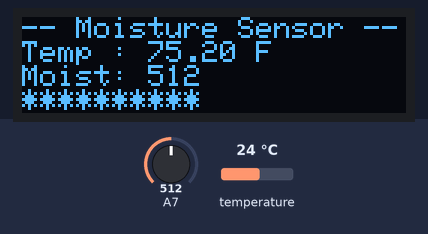
Simulated run of this sketch. Board: Arduino Uno, built with avr-gcc and run on an emulated ATmega328P. On the bench: 128×32 one-colour display. Inputs (shaded band) come from the test bench; at power-on: A7 = 512, temperature 24 °C. The display library's start-up logo is not drawn; what the sketch prints to the serial monitor is not drawn.

Above: at 3.4 s.
3.5 s: A7 set to 608
At 5.6 s:
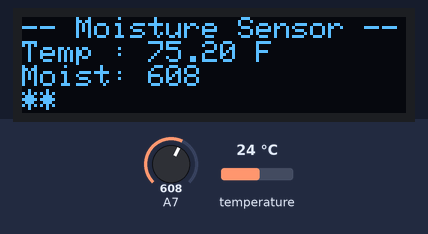
6.1 s: A7 set to 626
At 7.6 s:
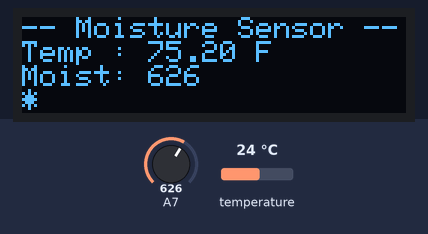
8.6 s: temperature set to 12 °C
At 10.3 s:
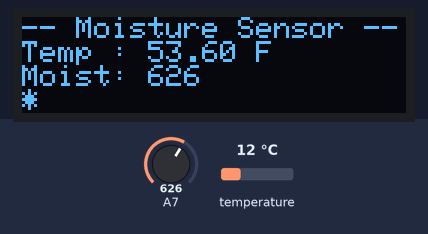
11.4 s: temperature set to 19 °C
At 12.4 s:
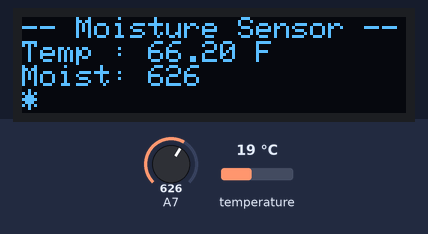
13.9 s: A7 set to 716
At 16.4 s:
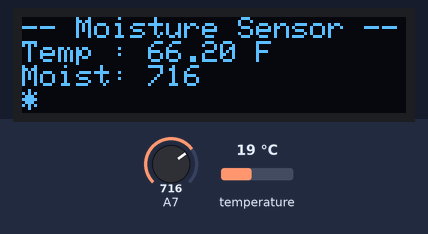
16.8 s: temperature set to 28 °C
At 18.3 s:
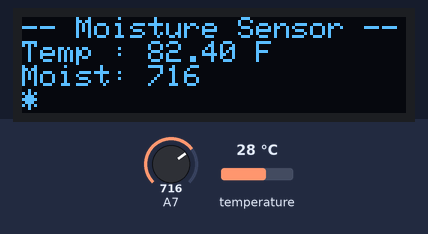
Timing chart, 0 to 19.8 s (numbered marks = the images above; inputs shaded):
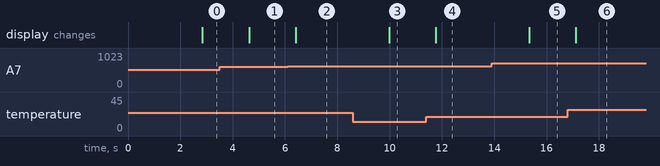

The sketch:

Moisture_and_Temp.ino
```cpp
/*
Moisture and Temp

Read Moisture and report on OLED :)

Jan 31 2020
*/

#include <Adafruit_GFX.h>
#include <Adafruit_SSD1306.h>
#include <OneWire.h>
#include <DallasTemperature.h>

/********************************************************************/
// Data wire is plugged into pin 2 on the Arduino
#define ONE_WIRE_BUS 2
/********************************************************************/
// Setup a oneWire instance to communicate with any OneWire devices
// (not just Maxim/Dallas temperature ICs)
OneWire oneWire(ONE_WIRE_BUS);

#define OLED_RESET -1 // Reset pin # (or -1 if sharing Arduino reset pin)
Adafruit_SSD1306 display(128, 32, &Wire, OLED_RESET);

  int Moistureval;
  int MoistDisplay;
  int Mval;
  int Tempval;
  float tempF;
  float tempC;
  String strMHeading  = "Moist: ";
  String strTHeading  = "Temp : ";
  char strAsterisks[22] = "*********************";
  char strDots[22]      = ".....................";
  char MoistLine[22]    = "NA";
  bool   Debug = true;

/********************************************************************/
// Pass our oneWire reference to Dallas Temperature.
DallasTemperature sensors(&oneWire);
/********************************************************************/


int substring(char *source, int from, int n, char *target){
    int length,i;
    //get string length
    for(length=0;source[length]!='\0';length++);

    if(from>length){
        printf("Starting index is invalid.\n");
        return 1;
    }

    if((from+n)>length){
        //get substring till end
        n=(length-from);
    }

    //get substring in target
    for(i=0;i<n;i++){
        target[i]=source[from+i];
    }
    target[i]='\0'; //assign null at last

    return 0;
}


void setup()
{
  Serial.begin(9600); // open serial port, set the baud rate as 9600 bps

 // Start up the library
  sensors.begin();

  if(!display.begin(SSD1306_SWITCHCAPVCC, 0x3C)) {
    Serial.println(F("SSD1306 allocation failed"));
    for(;;); // If OLED fails, Don't proceed, loop forever
  }
  display.display(); // display the adafruit splash screen
  delay(2000); // Pause for 2 seconds
}

void loop()
{

  sensors.requestTemperatures(); // Send the command to get temperature readings

  Moistureval = analogRead(7); //connect Moist sensor to Analog 7
  // Set a limited range for the Moisture Value Mv
  Mval = (Moistureval - 350) / 12.8;
  MoistDisplay  = Mval;
 if (MoistDisplay > 21)
    {
      MoistDisplay = 21;
      if (Debug) {Serial.print("Mv=21");}
    };
  if (MoistDisplay <= 0)
    {
      MoistDisplay = 1;
      if (Debug) {Serial.print("Mv=0");}
    };
   MoistDisplay = 22 - MoistDisplay;  // Invert these values
//   strlcpy(MoistLine, strAsterisks, MoistDisplay);
//   MoistLine = strAsterisks.Substring(0,5);
   substring(strAsterisks,0,MoistDisplay,MoistLine);
   if (Debug) {Serial.print(MoistLine);}
 // Serial.println(val); //print the value to serial port
 //

 display.clearDisplay();
 display.setTextSize(1);
 display.setTextColor(WHITE);
 display.setCursor(0,0);
 display.println("-- Moisture Sensor --");

// Get the value from the first moisture sensor
 tempC = sensors.getTempCByIndex(0);
 if (Debug) {Serial.print(tempC);}
 if (Debug) {Serial.print("C  ");}
 tempF = (tempC * 1.8 ) + 32.0;
 Serial.print(tempF);
 //Serial.print(sensors.getTempCByIndex(0));
 Serial.print("F ");
 if (Debug) {Serial.print(" M  Value: ");}
 if (Debug) {Serial.print(Moistureval);}
 if (Debug) {Serial.print(" M Display: ");}
 if (Debug) {Serial.print(MoistDisplay);}
 if (Debug) {Serial.print(" Mval: ");}
 if (Debug) {Serial.print(Mval);}
 if (Debug) {Serial.print(" \n");}
// Build & Display the Temp line
String strTDisplayText = strTHeading + tempF + " F";
display.println(strTDisplayText);

// Build & Display the Temp lines
String strMDisplayText = strMHeading + Moistureval;
display.println(strMDisplayText);

display.println(MoistLine);
display.display();  // display the updated screen

  delay(1000);
}
```

Measured:
- the behaviour switches between 618 and 619 on A7 (found by bisection; images 1 and 2)
- after the input at 3.5 s, the display: changes after 1.1 s (image 1)
- after the input at 6.1 s, the display: changes after 0.31 s (image 2)
- after the input at 8.6 s, the display: changes after 1.4 s (image 3)
- after the input at 11.4 s, the display: changes after 0.37 s (image 4)
- after the input at 13.9 s, the display: changes after 1.4 s (image 5)
- after the input at 16.8 s, the display: changes after 0.32 s (image 6)
